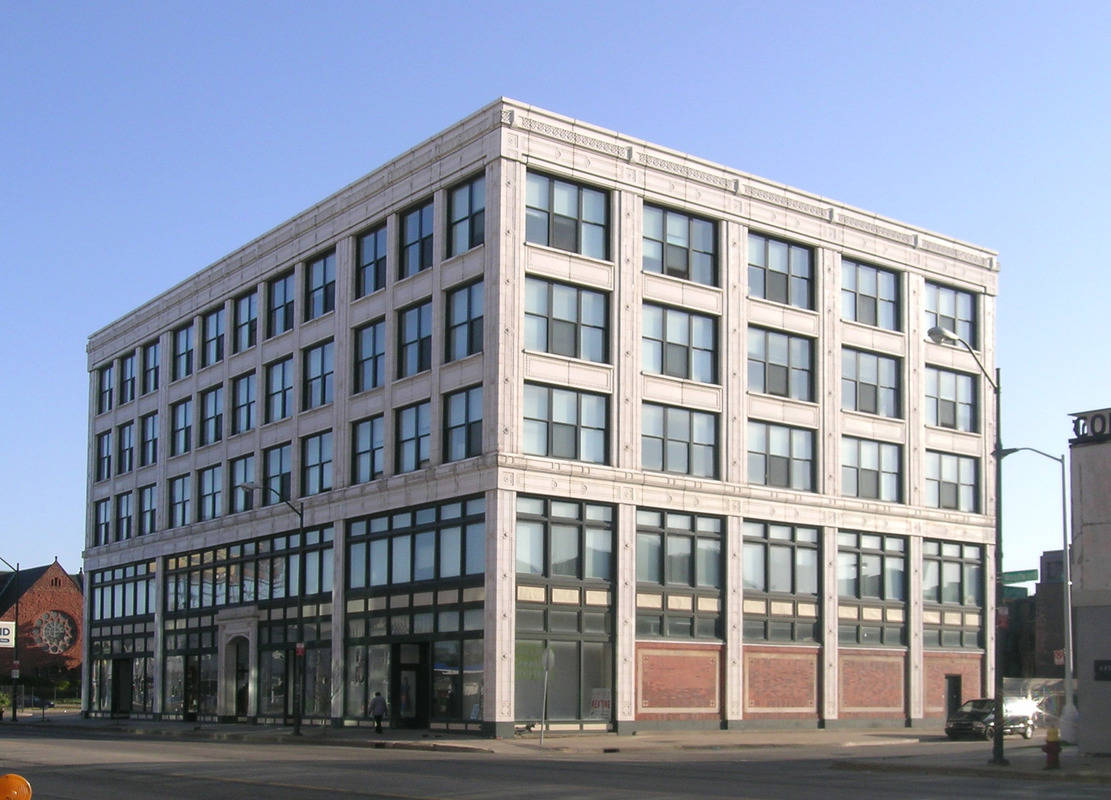
#> input picture slides/03.filtering/dataset/building.jpg, 1111 x 800 px
$ python 05.convolve_vs_fftconvolve.py
#> lines starting #> are read from the running program, lines starting #| are printed output that depends on the picture
import timeit
import numpy as np
from skimage.io import imread
from scipy import signal
from matplotlib import pylab

im = np.mean(imread('../dataset/building.jpg'), axis=2)
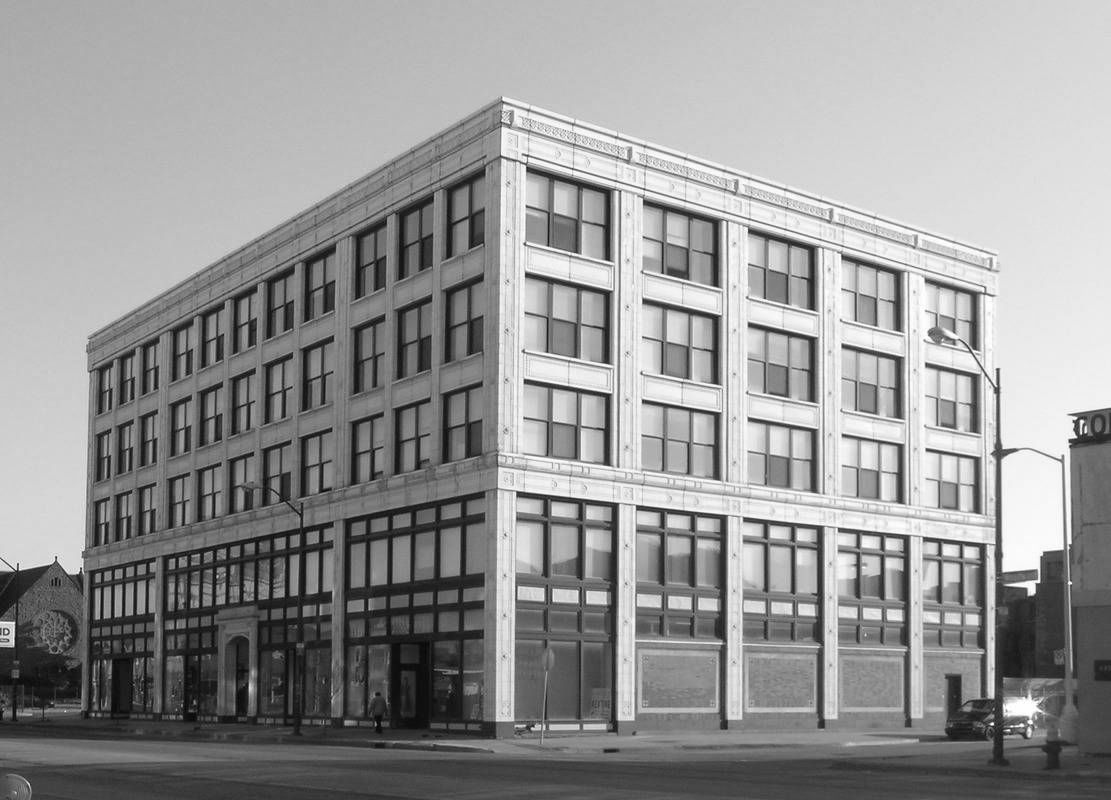
#> im: shape (800, 1111) float64; min 2.33, max 255, mean 150
# 2D Gaussian kernel of size 11x11 with σ = 3
gauss_kernel = np.outer(signal.windows.gaussian(11, 3), signal.windows.gaussian(11, 3))
im_blurred1 = signal.convolve(im, gauss_kernel, mode="same")
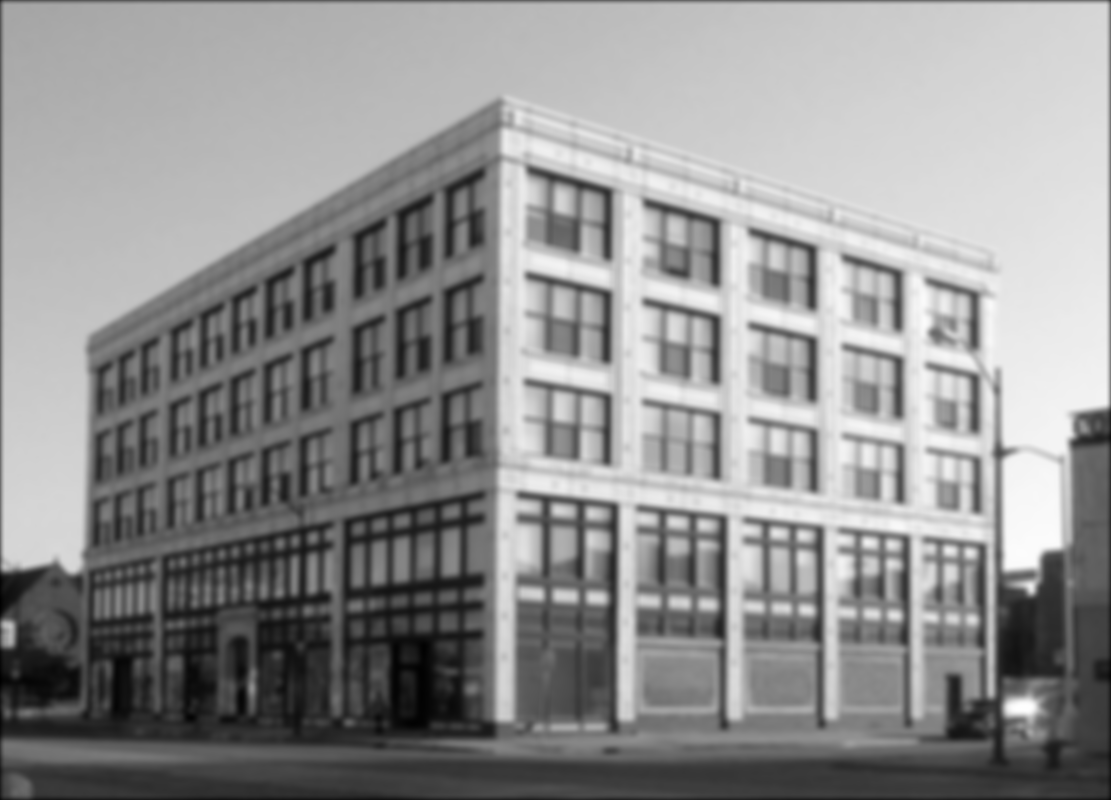
#> im_blurred1: shape (800, 1111) float64; min 609.6, max 12529.5, mean 7375.6; drawn with min black and max white
im_blurred2 = signal.fftconvolve(im, gauss_kernel, mode='same')

pylab.figure(figsize=[8, 5])
pylab.gray()
pylab.subplot(131), pylab.imshow(im), pylab.title('Citra asli')
pylab.subplot(132), pylab.imshow(im_blurred1), pylab.title('Hasil convolved()')
pylab.subplot(133), pylab.imshow(im_blurred2), pylab.title('Hasil fftconvolved()')


# perbandingan waktu komputasi
def wrapper_convolve(func):
    def f_wrapped_convolve():
        return func(im, gauss_kernel, mode="same")

    return f_wrapped_convolve


wrapped_convolve = wrapper_convolve(signal.convolve)
wrapped_fftconvolve = wrapper_convolve(signal.fftconvolve)

times1 = timeit.repeat(wrapped_convolve, number=1, repeat=100)
#> times1 = 100 values, max 0.095 at index 0, min 0.0462 at index 66, mean 0.06
times2 = timeit.repeat(wrapped_fftconvolve, number=1, repeat=100)

data = [times1, times2]

pylab.figure(figsize=[8, 5])
box = pylab.boxplot(data, patch_artist=True)  # notch=True,
#> box = 6 items
colors = ['cyan', 'pink']
for patch, color in zip(box['boxes'], colors):
    patch.set_facecolor(color)
#> this loop made 2 passes
#> color on passes 1 to 2: 'cyan', 'pink'
pylab.xticks(np.arange(3), ('', 'convolve', 'fftconvolve'))
pylab.yticks(fontsize=12)
pylab.xlabel('scipy.signal convolution methods')
pylab.ylabel('time taken to run')
pylab.show()
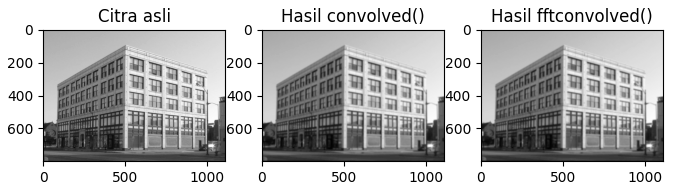
#> figure drawn by matplotlib, 3 panels
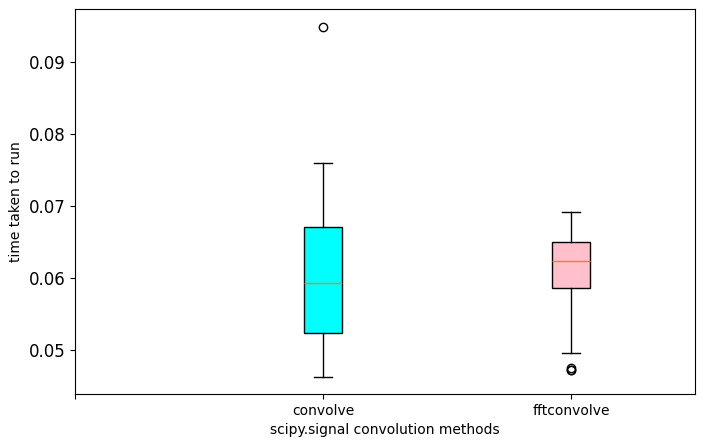
#> figure drawn by matplotlib, 1 panel

$ run again, with slides/03.filtering/dataset/cameraman.jpg copied over slides/03.filtering/dataset/building.jpg
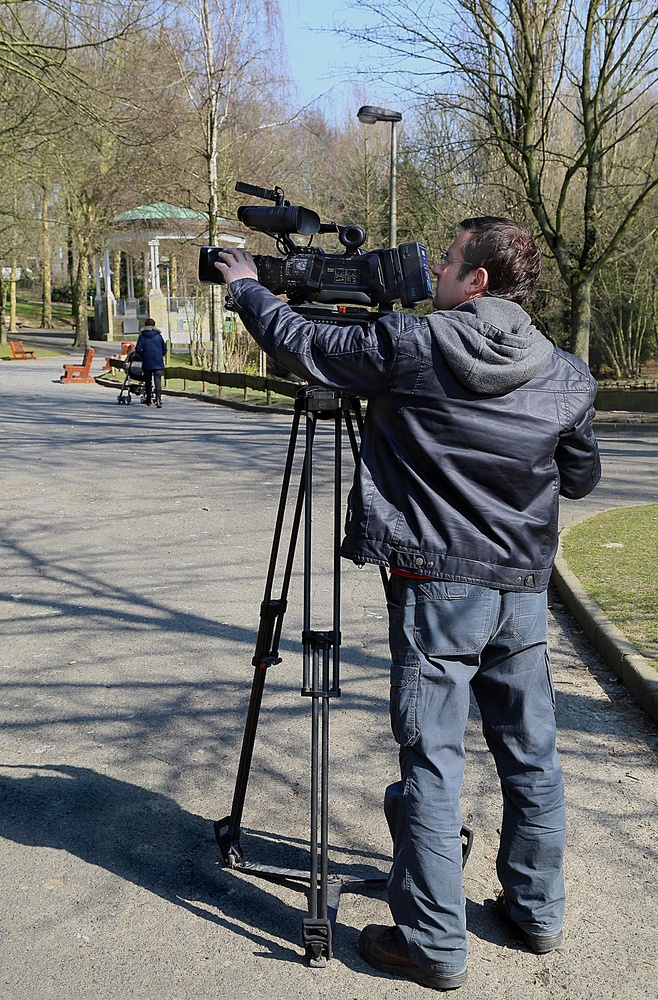
#> input picture slides/03.filtering/dataset/cameraman.jpg, 658 x 1000 px, shrunk from 1200 x 1823 before the run
#> `im_blurred1 = signal.convolve(im, gauss_kernel, mode="same")`:
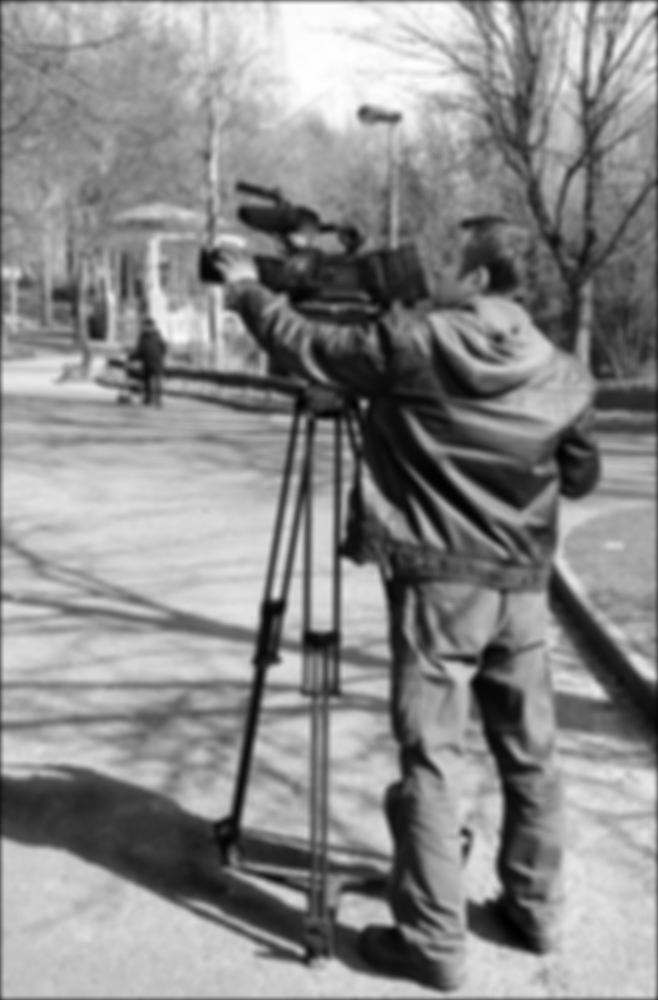
#> im_blurred1: shape (1000, 658) float64; min 98.1, max 10354.5, mean 5680.2; drawn with min black and max white
#> times1 = 100 values, max 0.0685 at index 34, min 0.0353 at index 86, mean 0.0478
#> box = 6 items
#> the loop `for patch, color in zip(box['boxes'], colors):` made 2 passes
#> color on passes 1 to 2: 'cyan', 'pink'
#> `pylab.show()`:
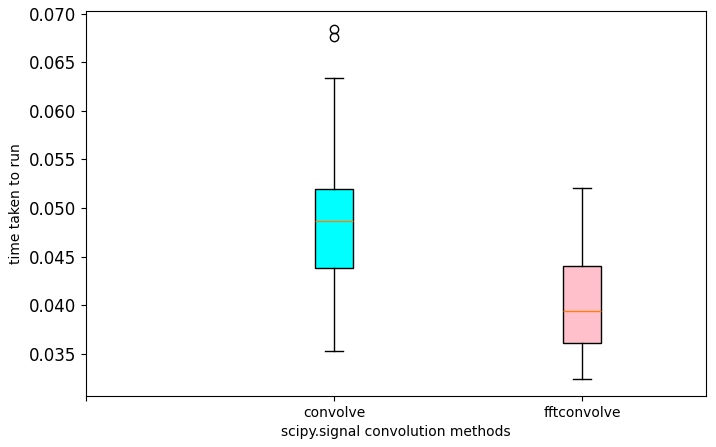
#> figure drawn by matplotlib, 1 panel

$ run again, with slides/03.filtering/dataset/flower_bali.jpg copied over slides/03.filtering/dataset/building.jpg
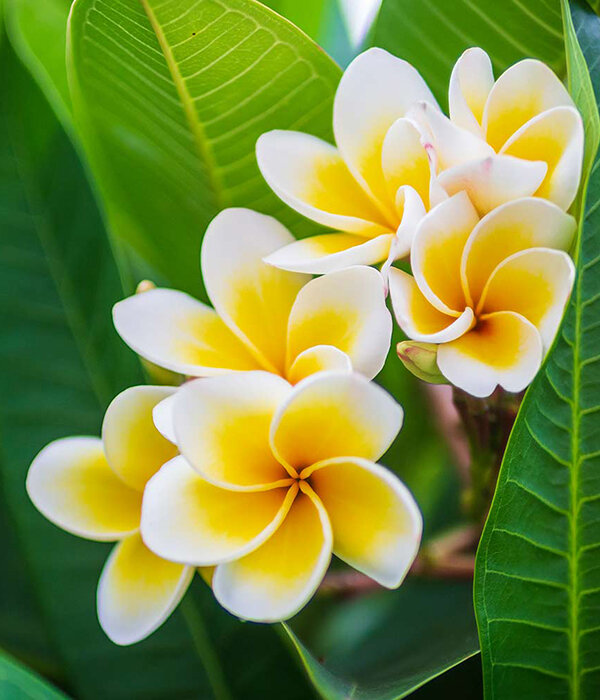
#> input picture slides/03.filtering/dataset/flower_bali.jpg, 600 x 700 px
#> `im_blurred1 = signal.convolve(im, gauss_kernel, mode="same")`:
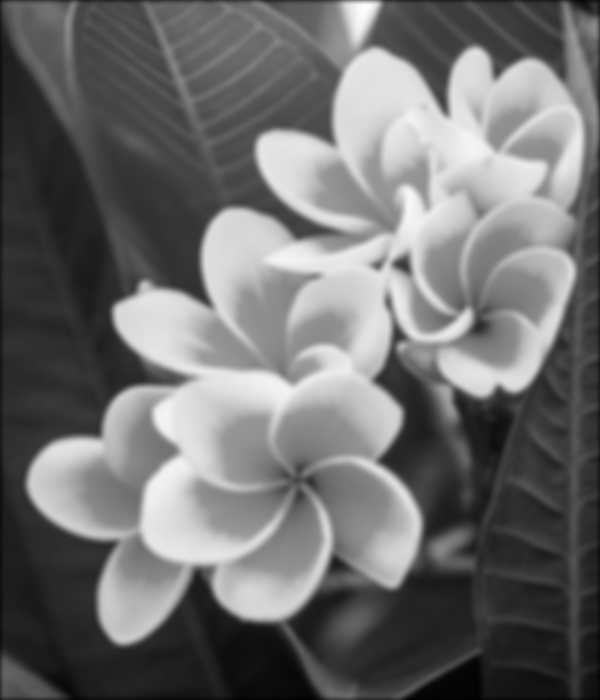
#> im_blurred1: shape (700, 600) float64; min 217.1, max 12378.4, mean 5513.3; drawn with min black and max white
#> times1 = 100 values, max 0.0614 at index 7, min 0.0294 at index 57, mean 0.0441
#> box = 6 items
#> the loop `for patch, color in zip(box['boxes'], colors):` made 2 passes
#> color on passes 1 to 2: 'cyan', 'pink'
#> `pylab.show()`:
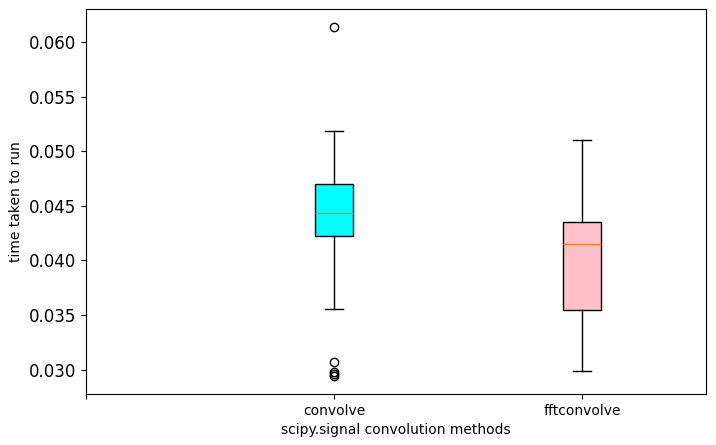
#> figure drawn by matplotlib, 1 panel
